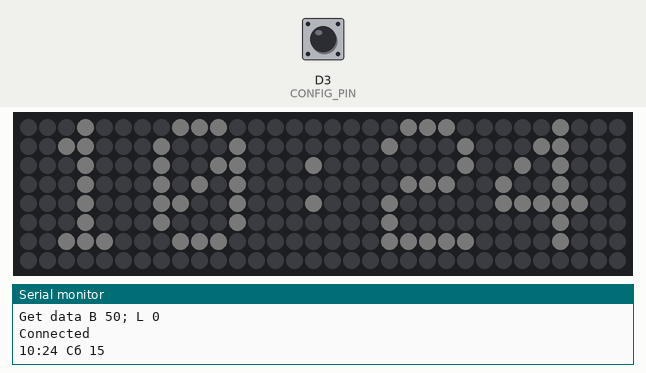
Bench run of a sketch on a simulated ESP8266 (NodeMCU). Parts: 32×8 RGB LED matrix (first LED top left, wired row by row), the last lines printed to the serial monitor. Inputs (shaded band) come from the test bench; at power-on: D3 (CONFIG_PIN) HIGH. Dim RGB values are drawn brighter than linear; WiFi joins after 1.5 s; servers stay silent unless stated; the local clock reads 2024-03-15 10:24:30 at power-on unless the sketch sets it; EEPROM starts erased; web services answer with replies made up by the test bench.

Above: at 2.8 s.
At 17.8 s:
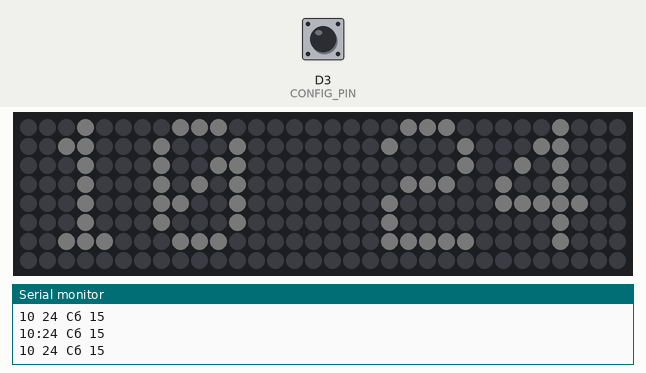
At 33.8 s:
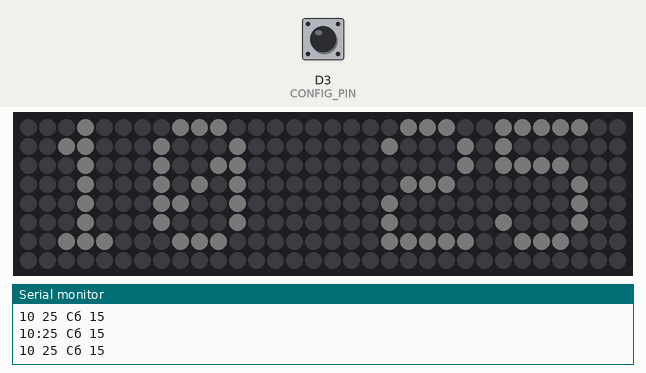
At 64.8 s:
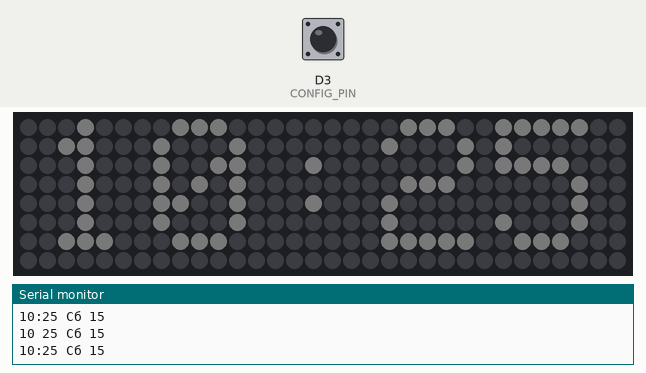
At 90.8 s:
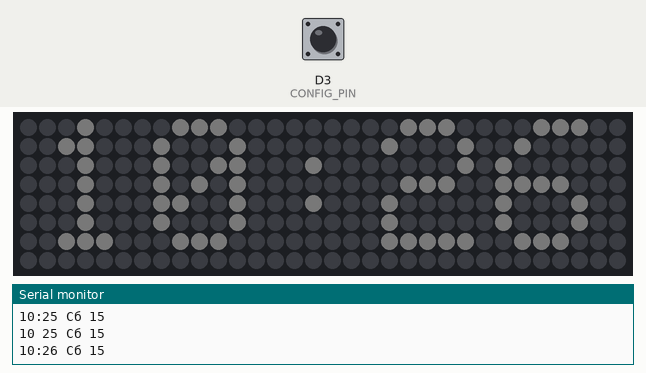
At 127.8 s:
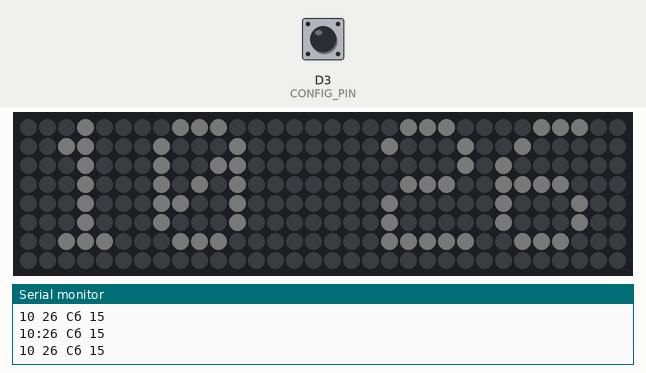

Measured:
- what the display in image 0 shows lasts 1.0 s, from 2.7 s to 3.7 s
- what the display in image 4 shows lasts 1.2 s, from 90.7 s to 91.9 s

The sketch:

base_clock.ino
```cpp
#include <WiFiManager.h>
#include <AsyncTimer.h>
#include <TimeLib.h>

#include <GyverMAX7219.h>

#include "utils.h"

#define CONFIG_PIN D3
time_t epoch_utc = 0;
AsyncTimer update_time;
char days[7][10]={"Вс", "Пн", "Вт", "Ср","Чт","Пт","Сб"};

// Called each second
void HandleTime()
{
  if (WiFi.status() == WL_CONNECTED)
  {
    // Once per minute update epoch from web
    if (second(epoch_utc) == 0)
    {
      epoch_utc = GetEpoch();
      Serial.printf("Update\n");
    }
    else // Otherwise - update epoch seconds manually
    {
      epoch_utc++;
    }
    // Serial.printf("%d %d %02d   ", weekday(epoch_utc), day(epoch_utc), month(epoch_utc));
    // Serial.printf("%02d:%02d:%02d ", hour(epoch_utc), minute(epoch_utc), second(epoch_utc));
    // Serial.printf(" B%d L%d\n", g_config.brightness, g_config.language)
    char Time[10], Date[10];
    static int s = 1;
    s = ++s % 2;
    char* wday=days[weekday(epoch_utc)];
    if (s)
      sprintf(Time, "%02d %02d", hour(epoch_utc), minute(epoch_utc));
    else
      sprintf(Time, "%02d:%02d", hour(epoch_utc), minute(epoch_utc));
    sprintf(Date, "%s %02d", wday, day(epoch_utc));

    MatrixPrint(String(Time), String(Date));
//    uint8_t sec = second(epoch_utc)%15;
//    MatrixBrightness(sec);
//    char* day=days[weekday(epoch_utc)];
    Serial.printf("%s %s\n", Time, Date);
  }
}

void setup()
{
  Serial.begin(115200);

  MatrixBegin();

  pinMode(CONFIG_PIN, INPUT_PULLUP);

  InitConfig();

  SetupWiFi();

  // Initialize time
  epoch_utc = GetEpoch();
  // Setup each second update time handler
  update_time.setInterval(HandleTime, 1000);
}

void loop()
{
  // Each second update time handler
  update_time.handle();
  // If config portal started - just handle it
  if (wifiManager.getConfigPortalActive())
  {
    wifiManager.process();
  }
  else // If config porial is requested by config pin - start it
  {
    if (digitalRead(CONFIG_PIN) == LOW)
    {
      wifiManager.setConfigPortalBlocking(false);
      wifiManager.startConfigPortal("Config");
    }
  }
}
```

GetName.cpp
```cpp
#include <Arduino.h>
String GetName()
{
    static String Name = "";
    // First time initialize name
    if (Name == "")
    {
        int id = ESP.getChipId();
        char IdStr[5] = {0};
        for (int i = 0; i < sizeof(IdStr); ++i)
        {
            int seed = (id >> i) % 26;
            IdStr[i] = 'A' + seed;
        }
        IdStr[sizeof(IdStr)] = '\0';
        Name = String(IdStr);
    }
    return Name;
}
```

GetTime.cpp
```cpp
#include <Arduino.h>

#include <ESP8266HTTPClient.h>
#include <ArduinoJson.h>

time_t GetEpoch()
{
    WiFiClient client;
    time_t epoch_utc = 0;

    HTTPClient http;
    String url = "http://worldtimeapi.org/api/timezone/Asia/Jerusalem";
    if (!http.begin(client, url))
        return epoch_utc;

    if (http.GET() != HTTP_CODE_OK)
        return epoch_utc;

    String payload = http.getString();
    JsonDocument doc;
    DeserializationError error = deserializeJson(doc, payload);
    epoch_utc = doc["unixtime"].as<uint32_t>() +
                doc["raw_offset"].as<uint32_t>() +
                doc["dst_offset"].as<uint32_t>();

    http.end();

    return epoch_utc;
}
```

Matrix.cpp
```cpp
#define MATRIX 0
#if (MATRIX == 1)
#include <GyverMAX7219.h>

#define WIDTH 8
#define HEIGH 1
#define CS_PIN D4

#define AM_W WIDTH * 8 // 4 матрицы (32 точки)
#define AM_H HEIGH * 8 // 2 матрицы (16 точек)
MAX7219<WIDTH, HEIGH, CS_PIN> mtrx;

void MatrixBegin(void)
{
  mtrx.begin();
}
void MatrixPrint(String time, String date)
{
  mtrx.setCursor(0, 0);
  mtrx.printf("%s", time.c_str());
  mtrx.setCursor(34, 0);
  mtrx.printf("%s", date.c_str());
  mtrx.update();
}

void MatrixBrightness(uint8_t brightness)
{
  mtrx.setBright(&brightness);
}
#else

#include <Adafruit_GFX.h>
#include <Adafruit_NeoMatrix.h>
#include <Adafruit_NeoPixel.h>
#ifndef PSTR
#define PSTR // Make Arduino Due happy
#endif

Adafruit_NeoMatrix matrix = Adafruit_NeoMatrix(32, 8, D7,
                                               NEO_MATRIX_COLUMNS + NEO_MATRIX_PROGRESSIVE + NEO_MATRIX_ZIGZAG,
                                               NEO_GRB + NEO_KHZ800);

void MatrixBegin()
{
  matrix.begin();
  matrix.setTextWrap(false);
  matrix.setBrightness(2);
  matrix.setTextColor(matrix.Color(255, 255, 255));
}

int x = matrix.width();
int pass = 0;

void MatrixPrint(String time, String date)
{
  matrix.fillScreen(0);
  matrix.setCursor(1, 0);
  matrix.print(time);
  matrix.show();
}
#endif
```

WiFi.cpp
```cpp
#include <WiFiManager.h>
#include "utils.h"

WiFiManager wifiManager;
// Custom HTML for brightness slider and language
const char *bufferStr = R"(
  <br/>
  <label for='brightness'>Brightness</label>
  <input type="range" min="1" max="255" value="50" name='brightness'>

  <br/>
  <label for='language'>Language</label>
  <select name="language" id="language" class="button">
  <option value="0" selected>English</option>
  <option value="1">Russian</option>
  <option value="2">Hebrew</option>
  </select>
  )";

WiFiManagerParameter custom_html_inputs(bufferStr);

String getParam(String name)
{
    // read parameter from server, for custom hmtl input
    String value = "Unknown";
    if (wifiManager.server->hasArg(name))
    {
        value = wifiManager.server->arg(name);
    }
    return value;
}

void saveParamCallback()
{
    // Read updated values from server
    String language = getParam("language");
    String brightness = getParam("brightness");
    Serial.printf("language: %s\n", language.c_str());
    Serial.printf("brightness: %s\n", brightness.c_str());

    // Update config with those values
    config_t config;
    config.brightness = atoi(brightness.c_str());
    config.language = atoi(language.c_str());
    SaveConfig(config);
}

void SetupWiFi()
{
    wifiManager.addParameter(&custom_html_inputs);

    wifiManager.setSaveParamsCallback(saveParamCallback);
    wifiManager.setClass("invert");
    wifiManager.autoConnect(("ClockAP_" + GetName()).c_str());
    Serial.println("Connected");
}
```

utils.h
```cpp
#pragma once
#include <Arduino.h>
#include <WiFiManager.h>
#include <ESP8266WiFi.h>
#include <ESP8266HTTPClient.h>
#include <ArduinoJson.h>

#define HEADER 0xDEADBEEF

extern WiFiManager wifiManager;
extern void MatrixBegin(void);
extern void MatrixBrightness(uint8_t);
extern void MatrixPrint(String, String);
struct config_t
{
  uint32_t header = HEADER;
  uint32_t language = 0; // English
  uint32_t brightness = 50;
  config_t()
  {
    header = HEADER;
  }
};

String GetName();

void InitConfig();
void SaveConfig(config_t config);

void SetupWiFi();

time_t GetEpoch();

extern config_t g_config;
```

Config.cpp
```cpp
#include <Arduino.h>
#include <EEPROM.h>
#include "utils.h"

config_t g_config;

#define SIZE sizeof(config_t)

void InitConfig()
{
  EEPROM.begin(SIZE);
  config_t tmp;

  EEPROM.get(0, tmp);
  if (tmp.header != HEADER)
  {
    Serial.printf("Init  Data\n");
    EEPROM.put(0, g_config);
    EEPROM.commit();
  }
  EEPROM.get(0, g_config);
  Serial.printf("Get data B %d; L %d\n", g_config.brightness, g_config.language);
}

void SaveConfig(config_t config)
{
  g_config = config;
  Serial.printf("Save B %d; L %d\n", g_config.brightness, g_config.language);
  EEPROM.put(0, g_config);
  EEPROM.commit();
}
```
